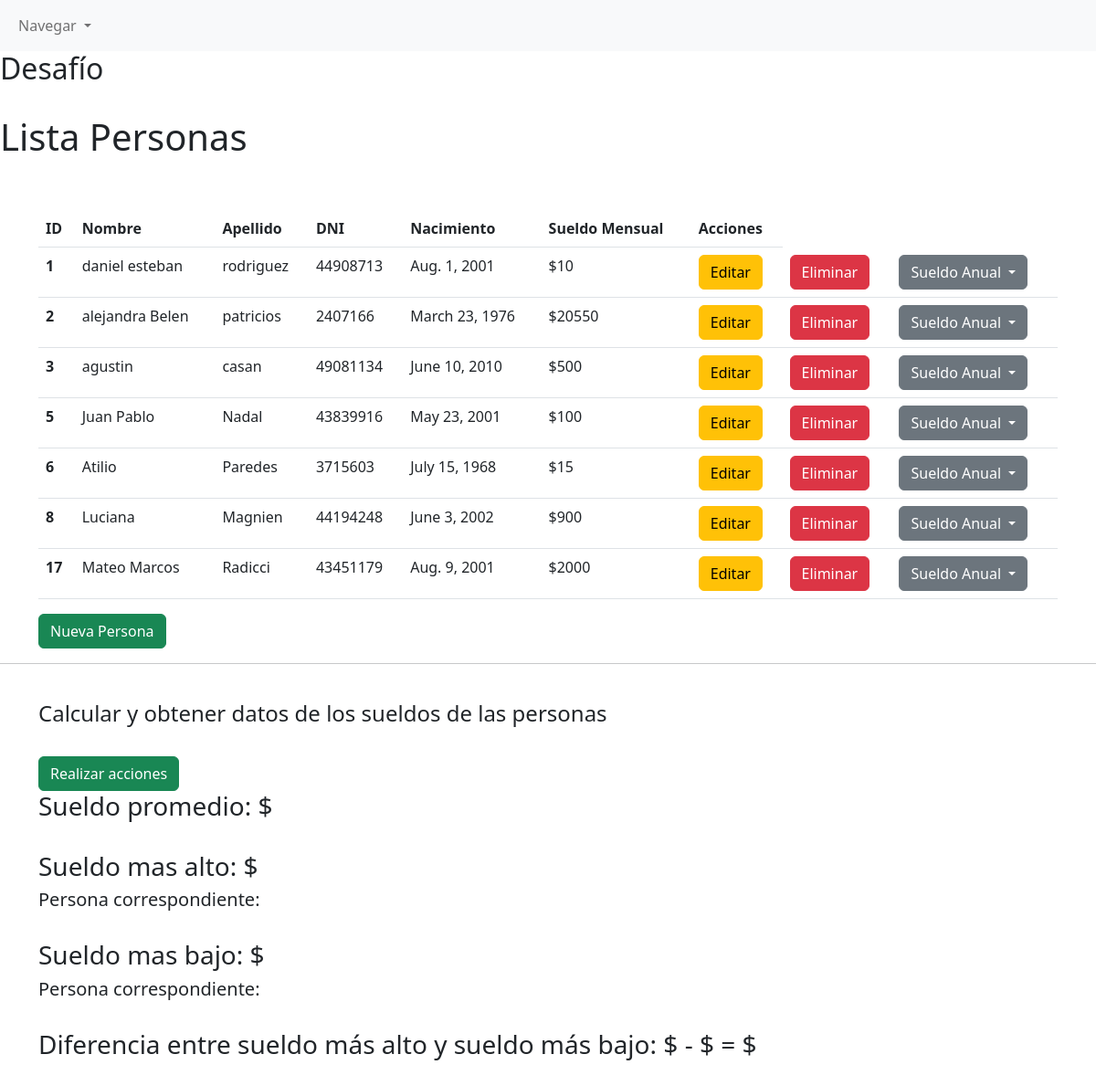
Before: / with the older database file.
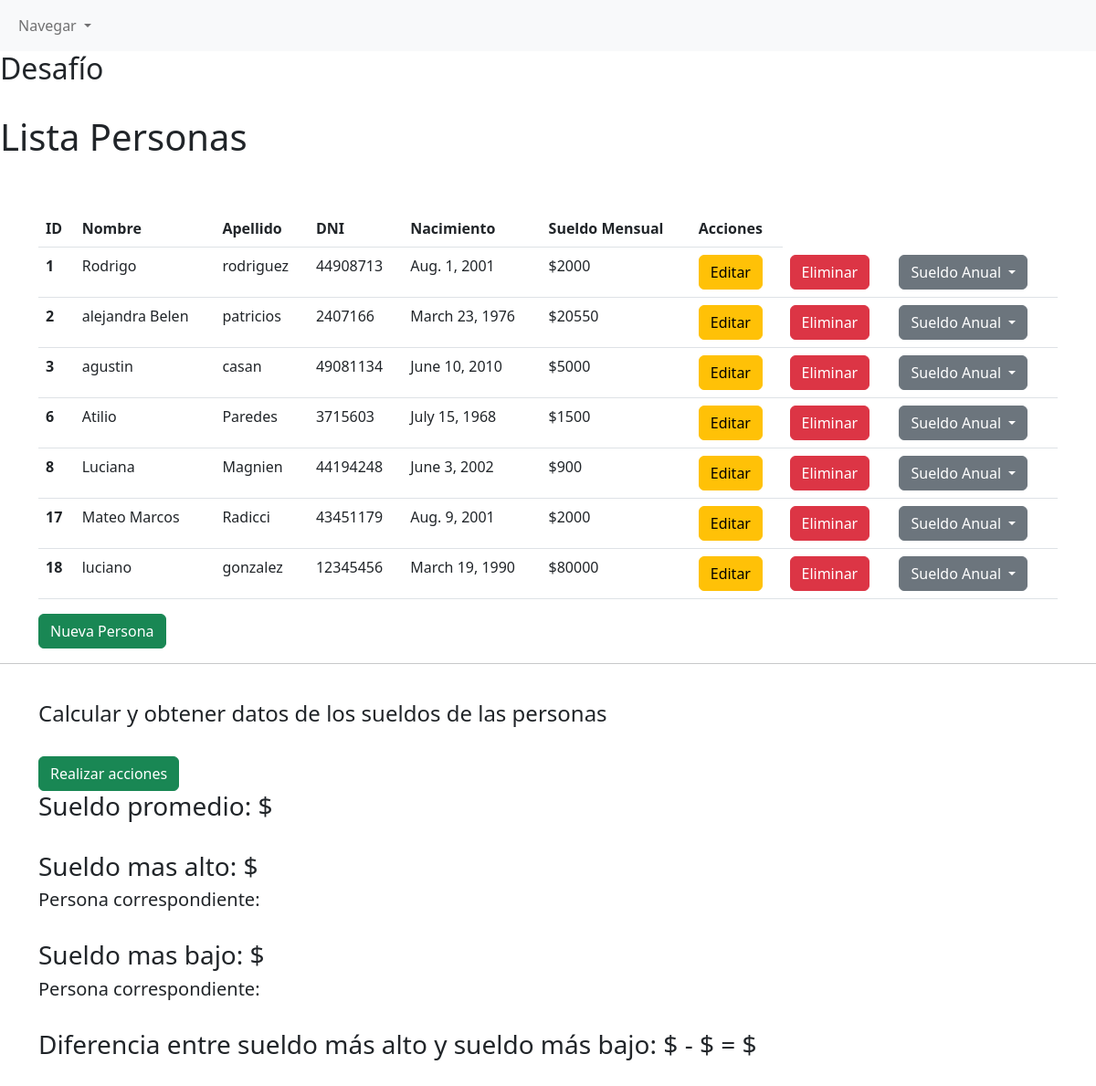
After: the same page with the newer database file.
### peliculas/models.py (models this page shows, shortened)
class tablaPersona(models.Model):
    nacimiento = models.DateField()
    nombre = models.CharField(max_length=155)
    apellido = models.CharField(max_length=155)
    dni = models.IntegerField()
    sueldo_mensual = models.IntegerField()

### peliculas/views.py (the view)
# urls.py: path('', personaView.listarPersona, name='listaPersonas'),
    def listarPersona(request):
        persona = tablaPersona.objects.all()
        return render(request, 'listaPersonas.html', {'personas':persona})

### peliculas/templates/listaPersonas.html (shortened to what this page needs)
{% extends 'base.html' %}
{% load crispy_forms_tags %}
{% block content %}
<br>
<h1>Lista Personas</h1>
<br>
<br>
<div class="container">
    <table class="table">
        <thead>
            <tr>
                <th scope="col">ID</th>
                <th scope="col">Nombre</th>
                <th scope="col">Apellido</th>
                <th scope="col">DNI</th>
                <th scope="col">Nacimiento</th>
                <th scope="col">Sueldo Mensual</th>
                <th scope="col">Acciones</th>
            </tr>
        </thead>
        <tbody>
            {% for persona in personas%}
            <tr>
                <th scope="row"> {{ persona.id }} </th>
                <td> {{ persona.nombre }} </td>
                <td> {{ persona.apellido }} </td>
                <td> {{ persona.dni }} </td>
                <td> {{ persona.nacimiento }} </td>
                <td> ${{ persona.sueldo_mensual }} </td>
                <td> <a class="btn btn-warning" href="{% url 'editar' persona.id%}">Editar</a> </td>
                <td> <a class="btn btn-danger" href="{% url 'eliminar' persona.id %}">Eliminar</a> </td>
                <td>
                    <div class="dropdown">
                        <a href="{% url 'anual' persona.id%}" class="btn btn-secondary dropdown-toggle" type="button" data-bs-toggle="dropdown" aria-expanded="false">
                            Sueldo Anual
                        </a>
                    </div>
                </td>
            </tr>
            {% endfor %}
        </tbody>
    </table>
    <a class="btn btn-success" href="{% url 'registrar' %}">Nueva Persona</a>
</div>
<hr>
<br>
<div class="container">
    <h4>Calcular y obtener datos de los sueldos de las personas</h4>
    <br>
    <a class="btn btn-success" href="{% url 'funcionesSueldos' %}">Realizar acciones</a>
    <br>
    <h3>Sueldo promedio: ${{ sueldo_promedio }}</h3>
    <br>
    <h3>Sueldo mas alto: ${{ sueldo_alto }}</h3>
    <h5>Persona correspondiente: {{ datos_alto }}</h5>
    <br>
    <h3>Sueldo mas bajo: ${{ sueldo_bajo }}</h3>
    <h5>Persona correspondiente: {{ datos_bajo }}</h5>
    <br>
    <h3>Diferencia entre sueldo más alto y sueldo más bajo: ${{ sueldo_alto }} - ${{ sueldo_bajo }} = ${{ diferencia }}</h3>
</div>
{% endblock %}

### peliculas/templates/base.html (shortened to what this page needs)
<!DOCTYPE html>
<html lang="en">
<head>
    <link href="https://cdn.jsdelivr.net/npm/bootstrap@5.2.3/dist/css/bootstrap.min.css" rel="stylesheet"
>
</head>
<body style="margin-bottom: 100px;">
    <nav class="navbar navbar-expand-lg navbar-light bg-light">
        <div class="container-fluid">
            <div class="collapse navbar-collapse" id="navbarSupportedContent">
                <ul class="navbar-nav me-auto mb-2 mb-lg-0">
                    <li class="nav-item dropdown">
                        <a class="nav-link dropdown-toggle" href="#" id="navbarDropdown" role="button"
                            data-bs-toggle="dropdown" aria-expanded="false">
                            Navegar
                        </a>
                    </li>
                </ul>
            </div>
        </div>
    </nav>
    <h2>Desafío</h2>
    {% block content %}
    {% endblock %}
</body>
</html>

Changed rows visible on the page:
removed tablaPersona: id "5", nombre "Juan Pablo", apellido "Nadal", dni "43839916", nacimiento "May 23, 2001", sueldo_mensual "100"
changed tablaPersona "rodriguez": nombre "daniel esteban" → "Rodrigo"; sueldo_mensual "10" → "2000"
changed tablaPersona "agustin": sueldo_mensual "500" → "5000"
changed tablaPersona "Atilio": sueldo_mensual "15" → "1500"
added tablaPersona: id "18", nombre "luciano", apellido "gonzalez", dni "12345456", nacimiento "March 19, 1990", sueldo_mensual "80000"
